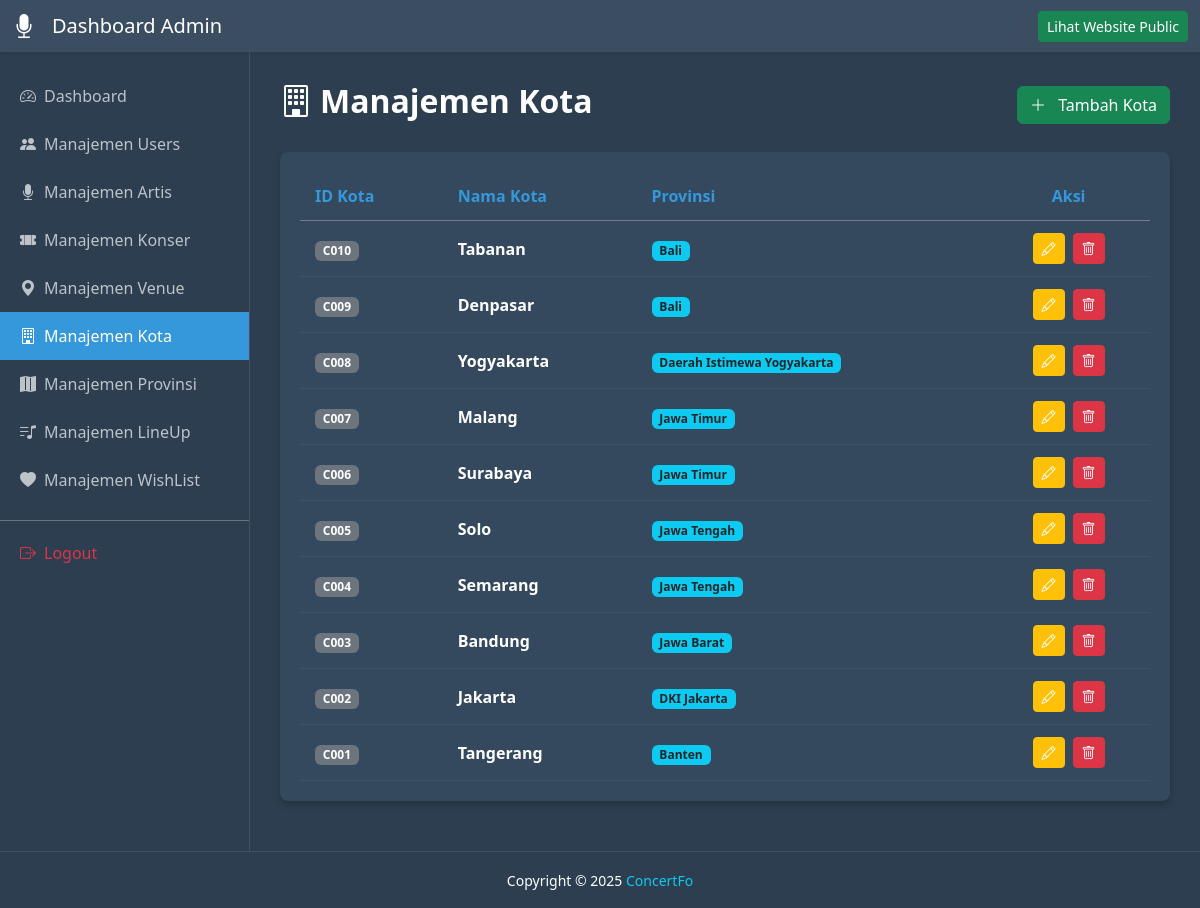
The page /halamanAdmin/dashboard/html/kota/manajemenKota.php on the database its author committed.
### tables this page shows
CREATE TABLE `kota` (
  `id_kota` varchar(10) NOT NULL,
  `nama_kota` varchar(255) NOT NULL,
  `id_provinsi` varchar(10) NOT NULL
);

CREATE TABLE `provinsi` (
  `id_provinsi` varchar(10) NOT NULL,
  `nama_provinsi` varchar(255) NOT NULL
);

### halamanAdmin/dashboard/html/kota/manajemenKota.php (the view, shortened to what this page needs)
<?php
include '../koneksi.php';
$query = $koneksi->query("
    SELECT kota.*, provinsi.nama_provinsi
    FROM kota
    JOIN provinsi ON kota.id_provinsi = provinsi.id_provinsi
    ORDER BY kota.id_kota DESC
");
?>
<!DOCTYPE html>
<html lang="id">
<head>
    <link href="https://cdn.jsdelivr.net/npm/bootstrap@5.3.2/dist/css/bootstrap.min.css" rel="stylesheet">
    <link rel="stylesheet" href="https://cdn.jsdelivr.net/npm/bootstrap-icons@1.11.1/font/bootstrap-icons.css">
    <link rel="stylesheet" href="../../css/styles.css?v=<?php echo time(); ?>">
</head>
<body>
    <?php include '../header.php'; ?>
    <div class="d-flex-wrapper">
        <?php include '../sideBar.php'; ?>
        <div class="main-content">
            <div class="d-flex justify-content-between align-items-center mb-4">
                <h2 class="fw-bold text-white">
                    <i class="bi bi-building me-2"></i>Manajemen Kota
                </h2>
                <a href="tambahKota.php" class="btn btn-success">
                    <i class="bi bi-plus-lg me-2"></i> Tambah Kota
                </a>
            </div>
            <div class="table-card">
                <div class="table-responsive">
                    <table class="table table-hover table-dark mb-0">
                        <thead>
                            <tr>
                                <th>ID Kota</th>
                                <th>Nama Kota</th>
                                <th>Provinsi</th>
                                <th class="text-center">Aksi</th>
                            </tr>
                        </thead>
                        <tbody>
                            <?php if ($query && $query->num_rows > 0) {
                                while ($data = $query->fetch_assoc()) { ?>
                                    <tr>
                                        <td><span class="badge bg-secondary"><?= $data['id_kota']; ?></span></td>
                                        <td class="fw-bold"><?= htmlspecialchars($data['nama_kota']); ?></td>
                                        <td><span class="badge bg-info text-dark"><?= htmlspecialchars($data['nama_provinsi']); ?></span></td>
                                        <td class="text-center">
                                            <div class="d-flex gap-2 justify-content-center">
                                                <a href="editKota.php?id=<?= $data['id_kota']; ?>" class="btn btn-sm btn-warning text-white" title="Edit"><i class="bi bi-pencil"></i></a>
                                                <a href="hapusKota.php?id=<?= $data['id_kota']; ?>" class="btn btn-sm btn-danger" onclick="return confirm('Yakin hapus kota <?= $data['nama_kota']; ?>?')" title="Hapus"><i class="bi bi-trash"></i></a>
                                            </div>
                                        </td>
                                    </tr>
                            <?php } } else { ?>
                                <tr><td colspan="4" class="text-center py-5 text-muted">Belum ada data kota.</td></tr>
                            <?php } ?>
                        </tbody>
                    </table>
                </div>
            </div>
        </div>
    </div>
    <?php include '../footer.php'; ?>
</body>
</html>

### halamanAdmin/dashboard/css/styles.css (style rules this page uses)
:root { --bg-dark: #2c3e50; --bg-card: #34495e; --text-light: #ecf0f1; --active-blue: #3498db; }
html, body { height: 100%; margin: 0; padding: 0; font-family: "Segoe UI", sans-serif; }
body { background-color: var(--bg-dark) !important; color: var(--text-light) !important; display: flex; flex-direction: column; min-height: 100vh; }
.d-flex-wrapper { display: flex; flex: 1; width: 100%; overflow: hidden; }
.main-content { flex: 1; padding: 30px; background-color: var(--bg-dark) !important; overflow-y: auto; width: 100%; }
.stats-card, .table-card, .activity-card { background-color: var(--bg-card); border-radius: 8px; padding: 20px; box-shadow: 0 4px 6px rgba(0, 0, 0, 0.2); margin-bottom: 20px; border: none; color: white; }
.table { --bs-table-bg: transparent; --bs-table-color: white; color: white !important; margin-bottom: 0; vertical-align: middle; }
.table thead th { border-bottom: 1px solid rgba(255, 255, 255, 0.3); color: var(--active-blue); }
.table td { border-bottom: 1px solid rgba(255, 255, 255, 0.05); padding: 12px; color: white; }
.d-flex-wrapper { margin-top: 0 !important; padding-top: 0 !important; }

### halamanAdmin/dashboard/html/kota/manajemenKota.php (style rules this page uses)
.table-responsive { overflow-x: auto; white-space: nowrap; }
.table th, .table td { vertical-align: middle; padding: 12px 15px; }

### rows shown on the page
kota: id_kota "C010", nama_kota "Tabanan", id_provinsi.nama_provinsi "Bali"
kota: id_kota "C009", nama_kota "Denpasar", id_provinsi.nama_provinsi "Bali"
kota: id_kota "C008", nama_kota "Yogyakarta", id_provinsi.nama_provinsi "Daerah Istimewa Yogyakarta"
kota: id_kota "C007", nama_kota "Malang", id_provinsi.nama_provinsi "Jawa Timur"
kota: id_kota "C006", nama_kota "Surabaya", id_provinsi.nama_provinsi "Jawa Timur"
kota: id_kota "C005", nama_kota "Solo", id_provinsi.nama_provinsi "Jawa Tengah"
kota: id_kota "C004", nama_kota "Semarang", id_provinsi.nama_provinsi "Jawa Tengah"
kota: id_kota "C003", nama_kota "Bandung", id_provinsi.nama_provinsi "Jawa Barat"
kota: id_kota "C002", nama_kota "Jakarta", id_provinsi.nama_provinsi "DKI Jakarta"
kota: id_kota "C001", nama_kota "Tangerang", id_provinsi.nama_provinsi "Banten"
